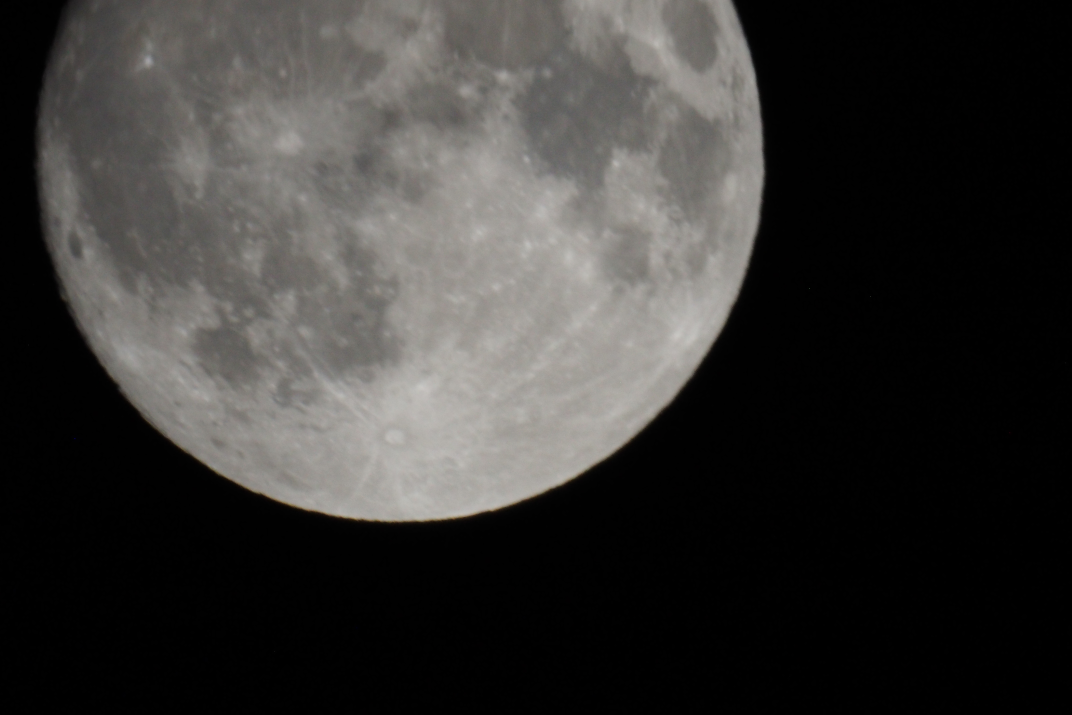
%> input picture Programy/Ksiezyc/Images/PB110040.JPG, 3216 x 2144 px (shown at 1/3 size); its folder holds only this picture in this run; the run also reads 2 pictures not shown here
$ octave moonprocessing.m   (GNU Octave 9; MATLAB toolbox functions it lacks are replaced by stand-ins)
%> lines starting %> are read from the running program, lines starting %| are printed output that depends on the picture; in (x1, y1, x2, y2) boxes, pixels count from 0 and x2, y2 are one past the last pixel; in counts of white or black regions, pixels touching at a corner belong together; the program's own positions count from 1
clc;
clear;
tic
addpath('Images');
addpath('Results/');
projectdir = 'Images';
files = dir(fullfile(projectdir));
files([files.isdir]) = [];
Dark=imread('PA160425DARK.jpg');
DarkF=imread('DARKfilmowy.jpg');
fileID2 = fopen(['Results\ksiezrozklady.txt'],'w');
debugmode=0; %1 - zdj阠ia+ploty 0 - normalnie

fprintf(fileID2,['Nazwa:' '\t' '\t' 'mu:'  '\t\t' 'sigma:' '\n']);


for file = files'
IMG = imread(file.name);
[rows, columns, numberOfColorChannels] = size(IMG);
%> rows = 2144; columns = 3216; numberOfColorChannels = 3

if (debugmode==1)
    figure;
    imshow(IMG);
end

if(columns==3216)
   IMG=IMG-Dark;
else
   IMG=IMG-DarkF;
end

IMG_GRAY= rgb2gray(IMG);
IMGMean=mean(IMG_GRAY(:));
%> IMGMean = 54.32
THR=IMGMean*1.3;
%> THR = 70.62
BW = imcomplement(IMG_GRAY < 50);
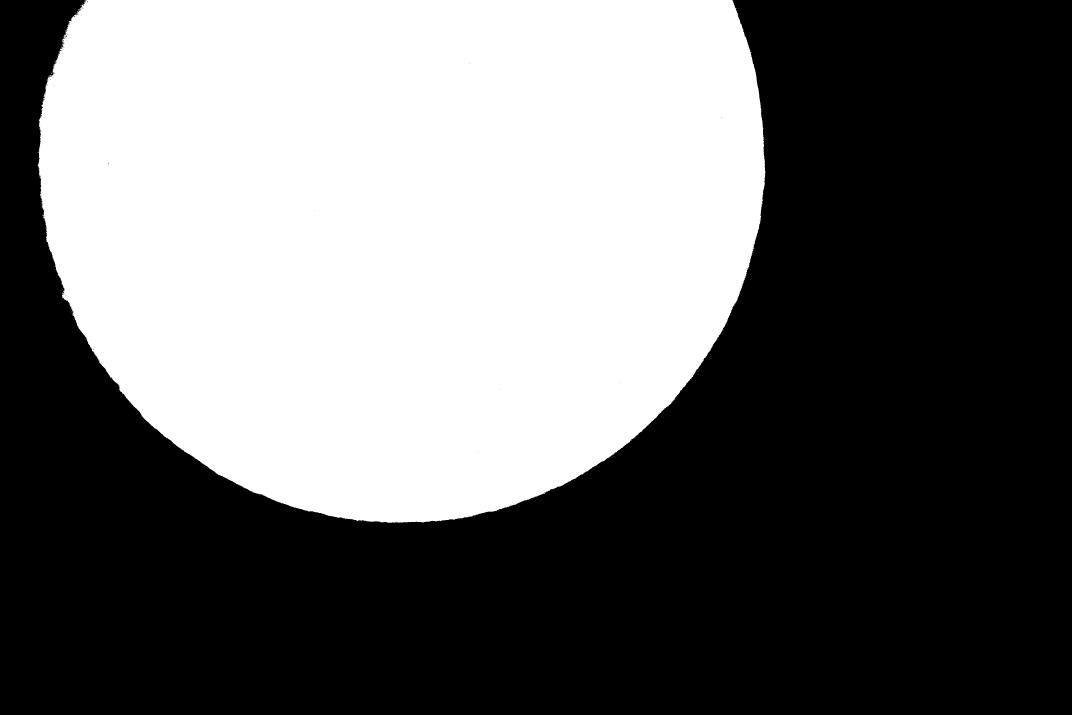
%> BW: size 2144x3216 logical (shown at 1/3 size); 41.6% white; 42 white regions (41 under 20 px), largest, box (x1, y1, x2, y2) and area: (113, 0, 2296, 1568) 2869906

BW = imclose(BW,strel('disk',2));
%> BW: size 2144x3216 logical; 41.6% white; 5 white regions (4 under 20 px), largest, box (x1, y1, x2, y2) and area: (113, 0, 2296, 1568) 2870955
BW = imfill(BW,'holes');
BW=bwareafilt(BW,1);
[B,L] = bwboundaries(BW,4,'noholes');
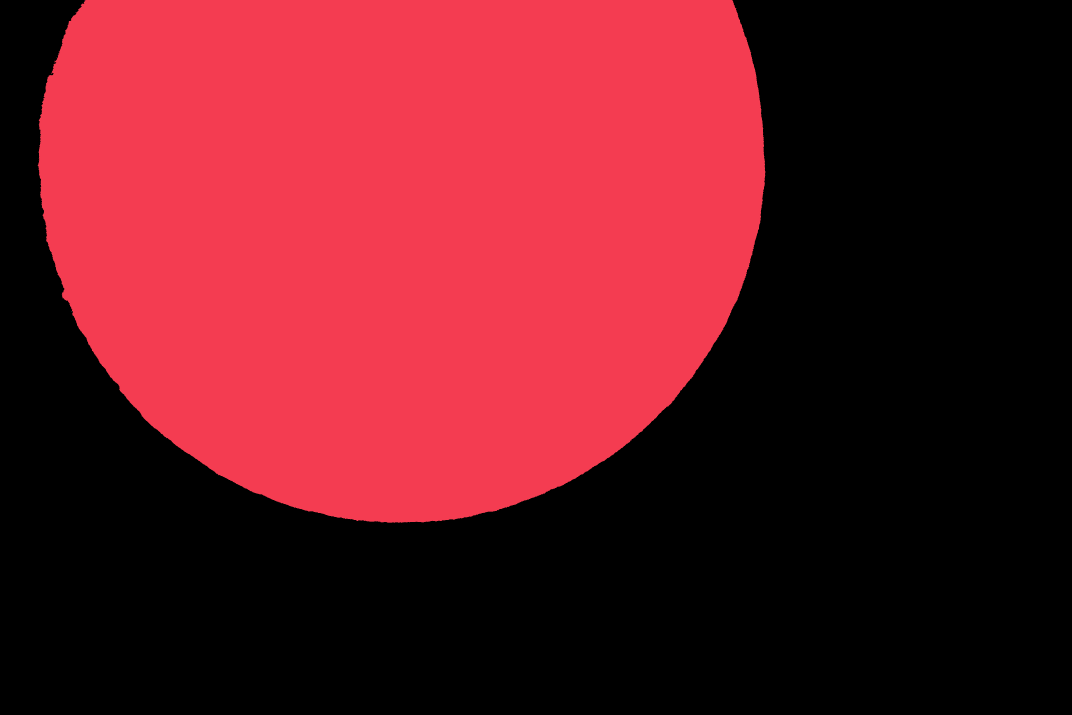
%> L: size 2144x3216 double (shown at 1/3 size); 9 distinct labels, from 0 to 8; one colour per label, 0 black
%> B = 8 boundaries; box (x1, y1, x2, y2) and points: (113, 0, 2296, 1568) 6112, (117, 388, 118, 389) 2, (170, 173, 171, 174) 2, (174, 160, 175, 161) 2, (214, 934, 215, 935) 2, (215, 933, 216, 934) 2, (253, 0, 254, 1) 2, (372, 1186, 373, 1187) 2
hold on
for k = 1:length(B)
    Boundary = B{k};
    if (debugmode==1)
        plot(Boundary(:,2),Boundary(:,1),'r','LineWidth',2);
    end

end
%> this loop made 8 passes
%> Boundary on passes 2 to 8: [389 118; 389 118], [174 171; 174 171], [161 175; 161 175], [935 215; 935 215], [934 216; 934 216], [1 254; 1 254], [1187 373; 1187 373]
FName=extractBefore(file.name,'.');
PList = regionprops(L,'PixelList');
%> PList = 8 items
IMGpixs=PList.PixelList;
PVal = regionprops(L,IMG_GRAY,'PixelValues','PixelList');
%> PVal = 8 items

IMGPix=(PVal.PixelValues);
IMGPix=double(IMGPix);


if (debugmode==1)
    F=figure('Name',FName);
    H=histogram(IMGPix,'Normalization','probability');

end

HF = fitdist(IMGPix,'Normal');

if (debugmode==1)
    histfit(IMGPix,20,'Normal');
    saveas(figure(F),[pwd '/Results/histograms/' FName '.fig']);
    saveas(figure(F),[pwd '/Results/pictures/' FName '.png']);
end

fprintf(fileID2,[FName '\t' num2str(HF.mu) '\t\t' num2str(HF.sigma) '\n']);

if (debugmode==1)
    fileID = fopen(['Results\data\' FName '.txt'],'w');
    fprintf(fileID,'%6.2f \r\n',IMGPix);
    fclose(fileID);
end

end
toc
fclose(fileID2);
